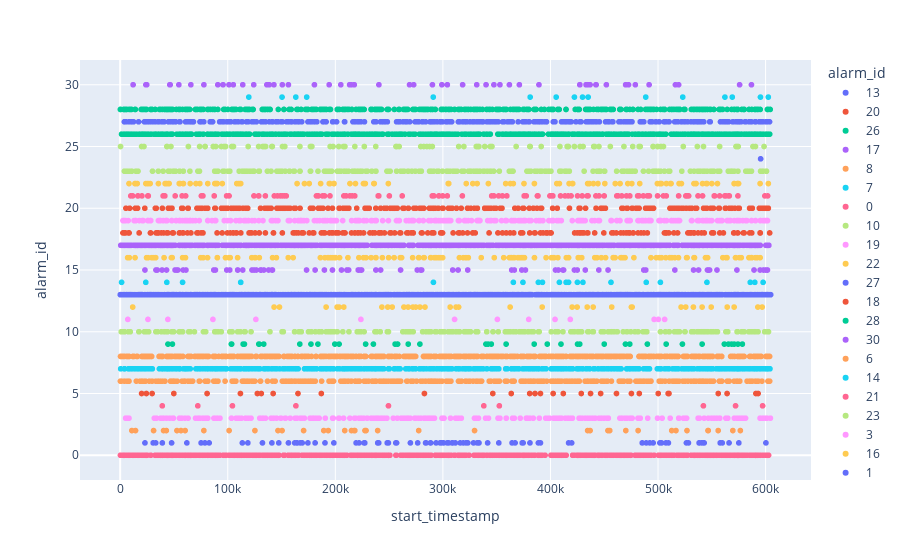

The code cell stored with this chart in its notebook:
### Code cell
# view of alarm_id
px.scatter(alarms_sample, y='alarm_id', x='start_timestamp', color='alarm_id')

### Figure 1 — Plotly figure (JSON) as saved in the notebook; plotly's stock layout.template omitted (floating-point values rounded to 4 significant figures; data arrays with more than 128 entries replaced by an {"elided": "..."} marker saying what was removed)
{"data": [{"hovertemplate": "alarm_id=%{y}<br>start_timestamp=%{x}<extra></extra>", "legendgroup": "13", "marker": {"color": "#636efa", "symbol": "circle"}, "mode": "markers", "name": "13", "showlegend": true, "type": "scattergl", "x": {"elided": "1634 int values"}, "xaxis": "x", "y": {"elided": "1634 int values"}, "yaxis": "y"}, {"hovertemplate": "alarm_id=%{y}<br>start_timestamp=%{x}<extra></extra>", "legendgroup": "20", "marker": {"color": "#EF553B", "symbol": "circle"}, "mode": "markers", "name": "20", "showlegend": true, "type": "scattergl", "x": {"elided": "246 int values"}, "xaxis": "x", "y": {"elided": "246 int values"}, "yaxis": "y"}, {"hovertemplate": "alarm_id=%{y}<br>start_timestamp=%{x}<extra></extra>", "legendgroup": "26", "marker": {"color": "#00cc96", "symbol": "circle"}, "mode": "markers", "name": "26", "showlegend": true, "type": "scattergl", "x": {"elided": "966 int values"}, "xaxis": "x", "y": {"elided": "966 int values"}, "yaxis": "y"}, {"hovertemplate": "alarm_id=%{y}<br>start_timestamp=%{x}<extra></extra>", "legendgroup": "17", "marker": {"color": "#ab63fa", "symbol": "circle"}, "mode": "markers", "name": "17", "showlegend": true, "type": "scattergl", "x": {"elided": "1415 int values"}, "xaxis": "x", "y": {"elided": "1415 int values"}, "yaxis": "y"}, {"hovertemplate": "alarm_id=%{y}<br>start_timestamp=%{x}<extra></extra>", "legendgroup": "8", "marker": {"color": "#FFA15A", "symbol": "circle"}, "mode": "markers", "name": "8", "showlegend": true, "type": "scattergl", "x": {"elided": "688 int values"}, "xaxis": "x", "y": {"elided": "688 int values"}, "yaxis": "y"}, {"hovertemplate": "alarm_id=%{y}<br>start_timestamp=%{x}<extra></extra>", "legendgroup": "7", "marker": {"color": "#19d3f3", "symbol": "circle"}, "mode": "markers", "name": "7", "showlegend": true, "type": "scattergl", "x": {"elided": "791 int values"}, "xaxis": "x", "y": {"elided": "791 int values"}, "yaxis": "y"}, {"hovertemplate": "alarm_id=%{y}<br>start_timestamp=%{x}<extra></extra>", "legendgroup": "0", "marker": {"color": "#FF6692", "symbol": "circle"}, "mode": "markers", "name": "0", "showlegend": true, "type": "scattergl", "x": {"elided": "873 int values"}, "xaxis": "x", "y": {"elided": "873 int values"}, "yaxis": "y"}, {"hovertemplate": "alarm_id=%{y}<br>start_timestamp=%{x}<extra></extra>", "legendgroup": "10", "marker": {"color": "#B6E880", "symbol": "circle"}, "mode": "markers", "name": "10", "showlegend": true, "type": "scattergl", "x": {"elided": "274 int values"}, "xaxis": "x", "y": {"elided": "274 int values"}, "yaxis": "y"}, {"hovertemplate": "alarm_id=%{y}<br>start_timestamp=%{x}<extra></extra>", "legendgroup": "19", "marker": {"color": "#FF97FF", "symbol": "circle"}, "mode": "markers", "name": "19", "showlegend": true, "type": "scattergl", "x": {"elided": "313 int values"}, "xaxis": "x", "y": {"elided": "313 int values"}, "yaxis": "y"}, {"hovertemplate": "alarm_id=%{y}<br>start_timestamp=%{x}<extra></extra>", "legendgroup": "22", "marker": {"color": "#FECB52", "symbol": "circle"}, "mode": "markers", "name": "22", "showlegend": true, "type": "scattergl", "x": [434567, 54864, 460212, 88569, 555267, 74072, 444163, 112086, 535304, 108410, 570805, 235787, 331856, 342296, 198764, 218740, 25816, 175760, 417299, 164430, 358361, 35570, 195016, 8211, 573891, 27881, 15864, 471922, 194400, 602592, 305342, 43028, 14116, 186342, 227919, 545520, 541331, 519538, 594864, 574026, 549973, 450555, 503210, 94954, 87968, 533418, 436146, 213584, 45511, 502239, 44795, 55527, 236195, 482972, 226178, 420376, 499422, 327785, 58580, 521759, 65067, 408331, 23865, 171312, 535339, 570714, 58826, 81411, 198761, 70447, 464715, 544912, 511537, 507753, 321715, 475651, 304936, 89633, 41726, 385087, 362731, 501742, 90229, 110381, 226715, 420704, 249299, 365507, 13714, 439917, 405907, 512121, 305457, 375403, 574854], "xaxis": "x", "y": [22, 22, 22, 22, 22, 22, 22, 22, 22, 22, 22, 22, 22, 22, 22, 22, 22, 22, 22, 22, 22, 22, 22, 22, 22, 22, 22, 22, 22, 22, 22, 22, 22, 22, 22, 22, 22, 22, 22, 22, 22, 22, 22, 22, 22, 22, 22, 22, 22, 22, 22, 22, 22, 22, 22, 22, 22, 22, 22, 22, 22, 22, 22, 22, 22, 22, 22, 22, 22, 22, 22, 22, 22, 22, 22, 22, 22, 22, 22, 22, 22, 22, 22, 22, 22, 22, 22, 22, 22, 22, 22, 22, 22, 22, 22], "yaxis": "y"}, {"hovertemplate": "alarm_id=%{y}<br>start_timestamp=%{x}<extra></extra>", "legendgroup": "27", "marker": {"color": "#636efa", "symbol": "circle"}, "mode": "markers", "name": "27", "showlegend": true, "type": "scattergl", "x": {"elided": "365 int values"}, "xaxis": "x", "y": {"elided": "365 int values"}, "yaxis": "y"}, {"hovertemplate": "alarm_id=%{y}<br>start_timestamp=%{x}<extra></extra>", "legendgroup": "18", "marker": {"color": "#EF553B", "symbol": "circle"}, "mode": "markers", "name": "18", "showlegend": true, "type": "scattergl", "x": {"elided": "213 int values"}, "xaxis": "x", "y": {"elided": "213 int values"}, "yaxis": "y"}, {"hovertemplate": "alarm_id=%{y}<br>start_timestamp=%{x}<extra></extra>", "legendgroup": "28", "marker": {"color": "#00cc96", "symbol": "circle"}, "mode": "markers", "name": "28", "showlegend": true, "type": "scattergl", "x": {"elided": "427 int values"}, "xaxis": "x", "y": {"elided": "427 int values"}, "yaxis": "y"}, {"hovertemplate": "alarm_id=%{y}<br>start_timestamp=%{x}<extra></extra>", "legendgroup": "30", "marker": {"color": "#ab63fa", "symbol": "circle"}, "mode": "markers", "name": "30", "showlegend": true, "type": "scattergl", "x": [105165, 54572, 290283, 90765, 205115, 217632, 150723, 371107, 194270, 46495, 434635, 156401, 519139, 318362, 113947, 77842, 427286, 478907, 213308, 472565, 442260, 442485, 24687, 268995, 575817, 491684, 101179, 12013, 142944, 433228, 240528, 124133, 353023, 516193, 340100, 331448, 347422, 299021, 361834, 451969, 272863, 389318, 65723, 180605, 46117, 95605, 214914, 433094, 427324, 436832, 469871, 304145, 586879, 23883, 136351, 434637, 138554], "xaxis": "x", "y": [30, 30, 30, 30, 30, 30, 30, 30, 30, 30, 30, 30, 30, 30, 30, 30, 30, 30, 30, 30, 30, 30, 30, 30, 30, 30, 30, 30, 30, 30, 30, 30, 30, 30, 30, 30, 30, 30, 30, 30, 30, 30, 30, 30, 30, 30, 30, 30, 30, 30, 30, 30, 30, 30, 30, 30, 30], "yaxis": "y"}, {"hovertemplate": "alarm_id=%{y}<br>start_timestamp=%{x}<extra></extra>", "legendgroup": "6", "marker": {"color": "#FFA15A", "symbol": "circle"}, "mode": "markers", "name": "6", "showlegend": true, "type": "scattergl", "x": {"elided": "389 int values"}, "xaxis": "x", "y": {"elided": "389 int values"}, "yaxis": "y"}, {"hovertemplate": "alarm_id=%{y}<br>start_timestamp=%{x}<extra></extra>", "legendgroup": "14", "marker": {"color": "#19d3f3", "symbol": "circle"}, "mode": "markers", "name": "14", "showlegend": true, "type": "scattergl", "x": [489043, 23809, 392576, 374459, 43354, 585733, 112066, 112057, 365514, 502220, 408331, 425064, 1283, 291214, 545459, 456281, 414529, 416794, 430193, 58002, 597665, 589981, 388740], "xaxis": "x", "y": [14, 14, 14, 14, 14, 14, 14, 14, 14, 14, 14, 14, 14, 14, 14, 14, 14, 14, 14, 14, 14, 14, 14], "yaxis": "y"}, {"hovertemplate": "alarm_id=%{y}<br>start_timestamp=%{x}<extra></extra>", "legendgroup": "21", "marker": {"color": "#FF6692", "symbol": "circle"}, "mode": "markers", "name": "21", "showlegend": true, "type": "scattergl", "x": [262201, 486329, 416526, 505043, 491027, 400545, 466289, 565482, 347396, 527611, 388431, 537177, 377509, 188143, 152588, 20245, 449941, 566269, 182465, 574291, 87413, 98962, 526761, 445102, 290110, 429498, 473767, 399515, 387980, 60876, 148922, 425172, 218110, 499563, 461644, 213526, 215672, 240448, 296334, 76934, 419144, 601871, 26023, 599318, 409363, 482291, 563007, 519158, 239821, 491978, 51125, 304080, 481028, 9847, 124383, 507671, 57565, 16459, 413548, 11610, 195030, 434106, 101217, 526184, 359471, 299814, 134970, 387874, 210010, 528471, 462844, 402241, 128885, 351822, 143333, 183910, 26119, 16533, 189982, 318114, 552248, 296222, 184207, 434946, 552641, 470705, 128638, 150676, 25689, 541376, 442244, 154392, 490004, 250236, 345359, 557290, 207952, 291596, 525828, 39911, 75489, 146215, 562054, 375556, 355350, 41564], "xaxis": "x", "y": [21, 21, 21, 21, 21, 21, 21, 21, 21, 21, 21, 21, 21, 21, 21, 21, 21, 21, 21, 21, 21, 21, 21, 21, 21, 21, 21, 21, 21, 21, 21, 21, 21, 21, 21, 21, 21, 21, 21, 21, 21, 21, 21, 21, 21, 21, 21, 21, 21, 21, 21, 21, 21, 21, 21, 21, 21, 21, 21, 21, 21, 21, 21, 21, 21, 21, 21, 21, 21, 21, 21, 21, 21, 21, 21, 21, 21, 21, 21, 21, 21, 21, 21, 21, 21, 21, 21, 21, 21, 21, 21, 21, 21, 21, 21, 21, 21, 21, 21, 21, 21, 21, 21, 21, 21, 21], "yaxis": "y"}, {"hovertemplate": "alarm_id=%{y}<br>start_timestamp=%{x}<extra></extra>", "legendgroup": "23", "marker": {"color": "#B6E880", "symbol": "circle"}, "mode": "markers", "name": "23", "showlegend": true, "type": "scattergl", "x": {"elided": "255 int values"}, "xaxis": "x", "y": {"elided": "255 int values"}, "yaxis": "y"}, {"hovertemplate": "alarm_id=%{y}<br>start_timestamp=%{x}<extra></extra>", "legendgroup": "3", "marker": {"color": "#FF97FF", "symbol": "circle"}, "mode": "markers", "name": "3", "showlegend": true, "type": "scattergl", "x": {"elided": "269 int values"}, "xaxis": "x", "y": {"elided": "269 int values"}, "yaxis": "y"}, {"hovertemplate": "alarm_id=%{y}<br>start_timestamp=%{x}<extra></extra>", "legendgroup": "16", "marker": {"color": "#FECB52", "symbol": "circle"}, "mode": "markers", "name": "16", "showlegend": true, "type": "scattergl", "x": {"elided": "151 int values"}, "xaxis": "x", "y": {"elided": "151 int values"}, "yaxis": "y"}, {"hovertemplate": "alarm_id=%{y}<br>start_timestamp=%{x}<extra></extra>", "legendgroup": "1", "marker": {"color": "#636efa", "symbol": "circle"}, "mode": "markers", "name": "1", "showlegend": true, "type": "scattergl", "x": [323165, 283894, 300608, 305332, 33030, 288598, 227401, 269813, 316130, 249364, 557777, 321551, 167404, 308587, 364322, 311579, 297412, 164117, 141047, 198661, 542897, 575121, 219314, 528270, 507354, 156460, 538190, 419713, 47795, 489059, 75234, 380947, 526421, 118705, 559697, 288432, 174508, 113575, 62006, 541923, 78797, 331912, 416851, 298761, 169193, 304047, 333565, 352003, 501750, 30654, 388779, 256232, 503299, 293697, 23042, 164645, 190407, 284399, 132281, 374579, 540496, 309150, 240378, 181197, 162262, 341597, 492343, 82712, 367128, 566013, 373702, 495442, 328480, 226744, 39202, 600325, 227335, 538373, 509646, 485313, 239506, 390703, 147452, 333279, 222059, 318993, 276572, 248220, 256945, 239408], "xaxis": "x", "y": [1, 1, 1, 1, 1, 1, 1, 1, 1, 1, 1, 1, 1, 1, 1, 1, 1, 1, 1, 1, 1, 1, 1, 1, 1, 1, 1, 1, 1, 1, 1, 1, 1, 1, 1, 1, 1, 1, 1, 1, 1, 1, 1, 1, 1, 1, 1, 1, 1, 1, 1, 1, 1, 1, 1, 1, 1, 1, 1, 1, 1, 1, 1, 1, 1, 1, 1, 1, 1, 1, 1, 1, 1, 1, 1, 1, 1, 1, 1, 1, 1, 1, 1, 1, 1, 1, 1, 1, 1, 1], "yaxis": "y"}, {"hovertemplate": "alarm_id=%{y}<br>start_timestamp=%{x}<extra></extra>", "legendgroup": "5", "marker": {"color": "#EF553B", "symbol": "circle"}, "mode": "markers", "name": "5", "showlegend": true, "type": "scattergl", "x": [482593, 555992, 564179, 411943, 24343, 590993, 111788, 509758, 390702, 282845, 131211, 510192, 509393, 446652, 475280, 500172, 402473, 187010, 593018, 428668, 437260, 29678, 127557, 380656, 461403, 346426, 142193, 363544, 165305, 385636, 19900, 80787, 49889], "xaxis": "x", "y": [5, 5, 5, 5, 5, 5, 5, 5, 5, 5, 5, 5, 5, 5, 5, 5, 5, 5, 5, 5, 5, 5, 5, 5, 5, 5, 5, 5, 5, 5, 5, 5, 5], "yaxis": "y"}, {"hovertemplate": "alarm_id=%{y}<br>start_timestamp=%{x}<extra></extra>", "legendgroup": "9", "marker": {"color": "#00cc96", "symbol": "circle"}, "mode": "markers", "name": "9", "showlegend": true, "type": "scattergl", "x": [235400, 565494, 540993, 129216, 574277, 199568, 44419, 133468, 397049, 473756, 507544, 568456, 449997, 177376, 578417, 103382, 257645, 345031, 183853, 48556, 425161, 255583, 115527, 427231, 341954, 358745, 166993, 278641, 469738, 257908, 103650, 228178, 114298, 561653, 340036, 128883, 384877, 203509, 409805, 522688, 267774, 490085, 570751], "xaxis": "x", "y": [9, 9, 9, 9, 9, 9, 9, 9, 9, 9, 9, 9, 9, 9, 9, 9, 9, 9, 9, 9, 9, 9, 9, 9, 9, 9, 9, 9, 9, 9, 9, 9, 9, 9, 9, 9, 9, 9, 9, 9, 9, 9, 9], "yaxis": "y"}, {"hovertemplate": "alarm_id=%{y}<br>start_timestamp=%{x}<extra></extra>", "legendgroup": "15", "marker": {"color": "#ab63fa", "symbol": "circle"}, "mode": "markers", "name": "15", "showlegend": true, "type": "scattergl", "x": [99084, 23046, 58617, 323089, 444974, 124455, 133597, 376754, 424899, 87015, 173239, 279244, 197362, 113945, 594886, 34499, 52566, 53603, 412197, 223765, 210766, 453537, 205740, 260661, 515651, 122545, 547900, 126443, 422308, 221269, 363953, 141578, 309114, 601504, 407276, 131284, 280256, 109191, 373364, 411608, 189882, 537693, 88566, 589235, 43087, 137998, 237738, 212374, 432415, 597996, 130754, 545960, 224398, 546857, 599880, 222079, 101886, 404691, 130514, 33289, 533014, 314140, 486726, 601729, 38953, 276177, 141221, 488607, 366465, 573358, 50988, 109338, 61151, 181205, 554821, 242131], "xaxis": "x", "y": [15, 15, 15, 15, 15, 15, 15, 15, 15, 15, 15, 15, 15, 15, 15, 15, 15, 15, 15, 15, 15, 15, 15, 15, 15, 15, 15, 15, 15, 15, 15, 15, 15, 15, 15, 15, 15, 15, 15, 15, 15, 15, 15, 15, 15, 15, 15, 15, 15, 15, 15, 15, 15, 15, 15, 15, 15, 15, 15, 15, 15, 15, 15, 15, 15, 15, 15, 15, 15, 15, 15, 15, 15, 15, 15, 15], "yaxis": "y"}, {"hovertemplate": "alarm_id=%{y}<br>start_timestamp=%{x}<extra></extra>", "legendgroup": "2", "marker": {"color": "#FFA15A", "symbol": "circle"}, "mode": "markers", "name": "2", "showlegend": true, "type": "scattergl", "x": [436853, 42878, 31046, 125273, 56514, 228559, 146697, 555889, 455122, 516677, 277505, 208746, 170500, 14260, 40329, 434561, 218146, 470048, 546676, 77795, 453446, 189235, 239348, 150504, 10850, 512719, 227576, 101248, 526925, 329428, 217615, 215032, 481466, 52765, 576544, 60392, 546435, 193429, 569564], "xaxis": "x", "y": [2, 2, 2, 2, 2, 2, 2, 2, 2, 2, 2, 2, 2, 2, 2, 2, 2, 2, 2, 2, 2, 2, 2, 2, 2, 2, 2, 2, 2, 2, 2, 2, 2, 2, 2, 2, 2, 2, 2], "yaxis": "y"}, {"hovertemplate": "alarm_id=%{y}<br>start_timestamp=%{x}<extra></extra>", "legendgroup": "29", "marker": {"color": "#19d3f3", "symbol": "circle"}, "mode": "markers", "name": "29", "showlegend": true, "type": "scattergl", "x": [405309, 173401, 381136, 429832, 291056, 119585, 522982, 163288, 435037, 150474, 595245, 488596, 422300, 562202, 602521, 569024], "xaxis": "x", "y": [29, 29, 29, 29, 29, 29, 29, 29, 29, 29, 29, 29, 29, 29, 29, 29], "yaxis": "y"}, {"hovertemplate": "alarm_id=%{y}<br>start_timestamp=%{x}<extra></extra>", "legendgroup": "4", "marker": {"color": "#FF6692", "symbol": "circle"}, "mode": "markers", "name": "4", "showlegend": true, "type": "scattergl", "x": [104374, 39150, 542192, 597213, 572052, 338038, 163366, 352474, 72187, 249425], "xaxis": "x", "y": [4, 4, 4, 4, 4, 4, 4, 4, 4, 4], "yaxis": "y"}, {"hovertemplate": "alarm_id=%{y}<br>start_timestamp=%{x}<extra></extra>", "legendgroup": "25", "marker": {"color": "#B6E880", "symbol": "circle"}, "mode": "markers", "name": "25", "showlegend": true, "type": "scattergl", "x": [495411, 22150, 105332, 574578, 314652, 588259, 43548, 150910, 86565, 88944, 141493, 333067, 441094, 598541, 256952, 573531, 78967, 176861, 427540, 290207, 207499, 422288, 203184, 468339, 178244, 98016, 536544, 499575, 94052, 73836, 135229, 483460, 333475, 319532, 259355, 345647, 380792, 287631, 455680, 132486, 415474, 43343, 133777, 226979, 391392, 47218, 331040, 523483, 416675, 218188, 118976, 153108, 331758, 416481, 505050, 557274, 499615, 408807, 86530, 140999, 482401, 78950, 96584, 572489, 344028, 495366, 237584, 368086, 338927, 19901, 279408, 542277, 257023, 103782, 197918, 430347, 445109, 476434, 333, 502714, 208944, 256373, 282217, 381217, 590581, 63429, 195187, 285077, 440160, 128667, 167125], "xaxis": "x", "y": [25, 25, 25, 25, 25, 25, 25, 25, 25, 25, 25, 25, 25, 25, 25, 25, 25, 25, 25, 25, 25, 25, 25, 25, 25, 25, 25, 25, 25, 25, 25, 25, 25, 25, 25, 25, 25, 25, 25, 25, 25, 25, 25, 25, 25, 25, 25, 25, 25, 25, 25, 25, 25, 25, 25, 25, 25, 25, 25, 25, 25, 25, 25, 25, 25, 25, 25, 25, 25, 25, 25, 25, 25, 25, 25, 25, 25, 25, 25, 25, 25, 25, 25, 25, 25, 25, 25, 25, 25, 25, 25], "yaxis": "y"}, {"hovertemplate": "alarm_id=%{y}<br>start_timestamp=%{x}<extra></extra>", "legendgroup": "11", "marker": {"color": "#FF97FF", "symbol": "circle"}, "mode": "markers", "name": "11", "showlegend": true, "type": "scattergl", "x": [500282, 506146, 350683, 418464, 86232, 310856, 379791, 223789, 126160, 44353, 7107, 25838, 404257, 496365], "xaxis": "x", "y": [11, 11, 11, 11, 11, 11, 11, 11, 11, 11, 11, 11, 11, 11], "yaxis": "y"}, {"hovertemplate": "alarm_id=%{y}<br>start_timestamp=%{x}<extra></extra>", "legendgroup": "12", "marker": {"color": "#FECB52", "symbol": "circle"}, "mode": "markers", "name": "12", "showlegend": true, "type": "scattergl", "x": [564280, 540979, 252887, 191421, 143064, 312212, 592790, 475939, 456964, 596797, 11637, 263790, 306770, 203442, 201610, 283382, 362519, 570730, 267674, 420131, 274737, 314600, 272161, 525771, 278633, 521425, 475248, 148084, 434143, 392303, 549422, 207891, 248758, 243316, 532883, 424805, 439690], "xaxis": "x", "y": [12, 12, 12, 12, 12, 12, 12, 12, 12, 12, 12, 12, 12, 12, 12, 12, 12, 12, 12, 12, 12, 12, 12, 12, 12, 12, 12, 12, 12, 12, 12, 12, 12, 12, 12, 12, 12], "yaxis": "y"}, {"hovertemplate": "alarm_id=%{y}<br>start_timestamp=%{x}<extra></extra>", "legendgroup": "24", "marker": {"color": "#636efa", "symbol": "circle"}, "mode": "markers", "name": "24", "showlegend": true, "type": "scattergl", "x": [595375], "xaxis": "x", "y": [24], "yaxis": "y"}], "layout": {"legend": {"title": {"text": "alarm_id"}, "tracegroupgap": 0}, "margin": {"t": 60}, "xaxis": {"anchor": "y", "domain": [0, 1], "title": {"text": "start_timestamp"}}, "yaxis": {"anchor": "x", "categoryarray": [24, 12, 11, 25, 4, 29, 2, 15, 9, 5, 1, 16, 3, 23, 21, 14, 6, 30, 28, 18, 27, 22, 19, 10, 0, 7, 8, 17, 26, 20, 13], "categoryorder": "array", "domain": [0, 1], "title": {"text": "alarm_id"}}}}
